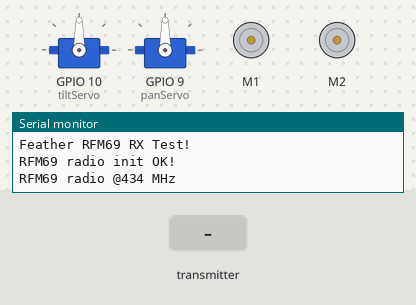
A sketch run on a simulated ESP32. Shown: 2 × servo, 2 × DC motor (green arrow = forward, orange = backward, longer = faster), the last lines printed to the serial monitor. The test bench sets the inputs (shaded band). No radio packets arrive unless stated.

Above: at 3.2 s.
3.3 s: the transmitter starts sending dataitemy = 1024
At 3.61 s:
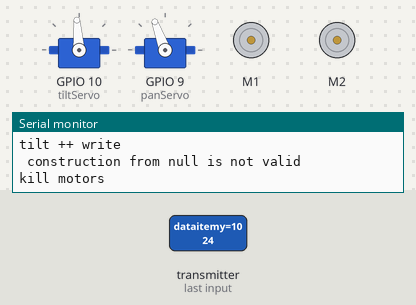
6.3 s: the transmitter starts sending dataitemx = 1024
At 6.41 s:
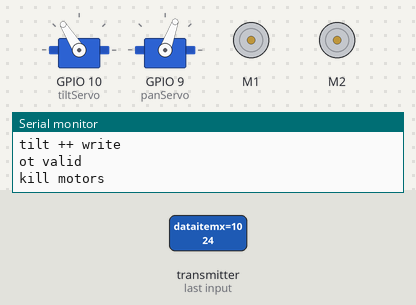
9.3 s: the transmitter starts sending dataitemx = 0
At 9.41 s:
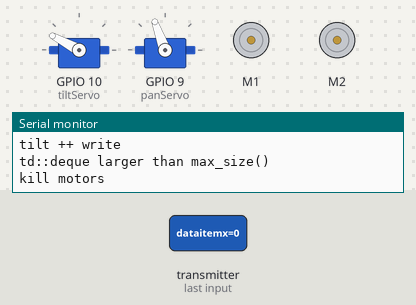
12.3 s: the transmitter starts sending dataitemx = 2048
At 13.5 s:
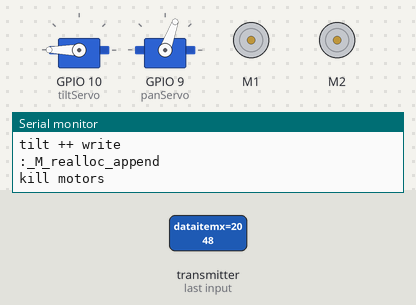
Timing chart, 0 to 50.8 s (numbered marks = the images above; inputs shaded):
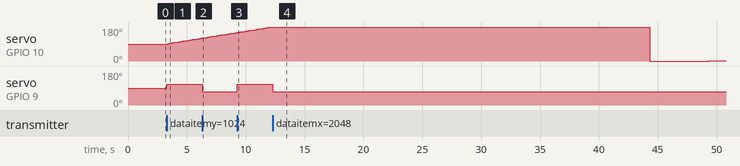

Measured:
- after the input at 3.3 s, servo on GPIO 10 (tiltServo): moves from 90° to 120° over 2.8 s, starting at once; servo on GPIO 9 (panServo): 90° → 110° at once
- after the input at 6.3 s, servo on GPIO 9 (panServo): 110° → 70° at once
- after the input at 9.3 s, servo on GPIO 9 (panServo): 70° → 110° at once
- after the input at 12.3 s, servo on GPIO 9 (panServo): 110° → 70° at once

The sketch:

Robo_RX.ino
```cpp
// rf69 demo tx rx.pde
// -*- mode: C++ -*-
// Example sketch showing how to create a simple messageing client
// with the RH_RF69 class. RH_RF69 class does not provide for addressing or
// reliability, so you should only use RH_RF69  if you do not need the higher
// level messaging abilities.
// It is designed to work with the other example rf69_server.
// Demonstrates the use of AES encryption, setting the frequency and modem
// configuration

#include <Servo.h>

#include <SPI.h>
#include <RH_RF69.h>


/************ Radio Setup ***************/

// Change to 434.0 or other frequency, must match RX's freq!
#define RF69_FREQ 434.0

#if defined (__AVR_ATmega32U4__) // Feather 32u4 w/Radio
#define RFM69_CS      8
#define RFM69_INT     7
#define RFM69_RST     4
#define LED           13
#endif

#if defined(ADAFRUIT_FEATHER_M0) // Feather M0 w/Radio
#define RFM69_CS      8
#define RFM69_INT     3
#define RFM69_RST     4
#define LED           13
#endif

#if defined (__AVR_ATmega328P__)  // Feather 328P w/wing
#define RFM69_INT     3  //
#define RFM69_CS      4  //
#define RFM69_RST     2  // "A"
#define LED           13
#endif

#if defined(ESP8266)    // ESP8266 feather w/wing
#define RFM69_CS      2    // "E"
#define RFM69_IRQ     15   // "B"
#define RFM69_RST     16   // "D"
#define LED           0
#endif

#if defined(ESP32)    // ESP32 feather w/wing
#define RFM69_RST     13   // same as LED
#define RFM69_CS      33   // "B"
#define RFM69_INT     27   // "A"
#define LED           13
#endif

/* Teensy 3.x w/wing
  #define RFM69_RST     9   // "A"
  #define RFM69_CS      10   // "B"
  #define RFM69_IRQ     4    // "C"
  #define RFM69_IRQN    digitalPinToInterrupt(RFM69_IRQ )
*/

/* WICED Feather w/wing
  #define RFM69_RST     PA4     // "A"
  #define RFM69_CS      PB4     // "B"
  #define RFM69_IRQ     PA15    // "C"
  #define RFM69_IRQN    RFM69_IRQ
*/

// Singleton instance of the radio driver
RH_RF69 rf69(RFM69_CS, RFM69_INT);

int16_t packetnum = 0;  // packet counter, we increment per xmission


typedef struct
{
  uint16_t   dataitemx;
  uint16_t   dataitemy;
  uint16_t   dataitemz;

} ControlDataStruct;


// HEAD

Servo tiltServo;  // create servo object to control a servo
Servo panServo;  // create servo object to control a servo

int pos = 90;    // variable to store the servo position

int x = 0;

int y = 0;

int z = 0;

int driving = 1; // Set to 1 so will initate stop at turn on.


////DRIVE

#include <SoftwareSerial.h>
#include <Sabertooth.h>

SoftwareSerial SWSerial(NOT_A_PIN, 11); // RX on no pin (unused), TX on pin 11 (to S1).
Sabertooth ST(128, SWSerial); // Address 128, and use SWSerial as the serial port.

// Simplifierd serial limits for each motor
#define SBT_MOTOR1_FULL_FORWARD 10
#define SBT_MOTOR1_FULL_REVERSE -10

#define SBT_MOTOR2_FULL_FORWARD 10
#define SBT_MOTOR2_FULL_REVERSE -10

void setup()
{
  Serial.begin(9600);
  SWSerial.begin(9600);

  ST.autobaud();
  //while (!Serial) { delay(1); } // wait until serial console is open, remove if not tethered to computer

  pinMode(LED, OUTPUT);
  pinMode(RFM69_RST, OUTPUT);
  digitalWrite(RFM69_RST, LOW);

  Serial.println("Feather RFM69 RX Test!");
  Serial.println();

  // manual reset
  digitalWrite(RFM69_RST, HIGH);
  delay(10);
  digitalWrite(RFM69_RST, LOW);
  delay(10);

  if (!rf69.init()) {
    Serial.println("RFM69 radio init failed");
    while (1);
  }
  Serial.println("RFM69 radio init OK!");

  // Defaults after init are 434.0MHz, modulation GFSK_Rb250Fd250, +13dbM (for low power module)
  // No encryption
  if (!rf69.setFrequency(RF69_FREQ)) {
    Serial.println("setFrequency failed");
  }

  // If you are using a high power RF69 eg RFM69HW, you *must* set a Tx power with the
  // ishighpowermodule flag set like this:
  rf69.setTxPower(20, true);  // range from 14-20 for power, 2nd arg must be true for 69HCW

  // The encryption key has to be the same as the one in the server
  uint8_t key[] = { 0x01, 0x02, 0x03, 0x04, 0x05, 0x06, 0x07, 0x08,
                    0x01, 0x02, 0x03, 0x04, 0x05, 0x06, 0x07, 0x08
                  };
  rf69.setEncryptionKey(key);

  pinMode(LED, OUTPUT);

  Serial.print("RFM69 radio @");  Serial.print((int)RF69_FREQ);  Serial.println(" MHz");


  tiltServo.attach(10);  // attaches the servo on pin 9 to the servo object
  panServo.attach(9);  // attaches the servo on pin 9 to the servo object

}


void loop() {

  // Engage Head position
  tiltServo.write(pos);

  if (rf69.available()) {
    // Should be a message for us now
    uint8_t buf[RH_RF69_MAX_MESSAGE_LEN];
    uint8_t len = sizeof(buf);


    ControlDataStruct data;
    uint8_t datalen = sizeof(data);

    if (   rf69.recv((uint8_t*)&data, &datalen)
           && datalen == sizeof(data))
    {
      // Have the data, so do something with it
      uint16_t x = data.dataitemx;
      uint16_t y = data.dataitemy;
      uint16_t z = data.dataitemz;

      if (!datalen) return;
      buf[len] = 0;
      // Some debug
      //      Serial.print("Received [");
      //      Serial.print(datalen);
      //      Serial.print("]: ");
      //  Serial.println(x);
      //      Serial.println(y);
      //      Serial.print("RSSI: ");
      //      Serial.println(rf69.lastRssi(), DEC);
      //
      if (z == 1) {
        driveCommand(x, y);
      }
      else {

        if (x != 5) {
          panHead(x);
        }
        else {
          panServo.write(90);
        }

        if (y != -1) {
          tiltHead(y);
        }
        else {
          tiltServo.write(pos);
        }
        killMotors();

      }


    }
    else {
      Serial.println("Receive failed");
    }
  }
}

// Main drive function
void driveCommand(int x, int y) {
  Serial.println("Steer ing " + x);
  //127 right
  //-127 LEFT
  if (x < -10 || x > 20 ) {
    driving = 1;
    if (x > 10) {
      turnRight();
    }
    if (x < -1) {
      turnLeft();
    }
  }
  else if (y < -10 || y > 10 ) {
    driving = 1;
    //127 full forWARD
    //-128 FULL BACK
    if (y > 10) {
      driveForward();
    }
    if (y < -10) {
      driveReverse();
    }
  }
  else {
    killMotors();
  }
}

void driveForward() { //motors fast forward
  ST.motor(1, SBT_MOTOR1_FULL_FORWARD);
  ST.motor(2, SBT_MOTOR2_FULL_FORWARD);
  Serial.println("motors fast forward");
}


void driveReverse() { //motors fast reverse
  ST.motor(1, SBT_MOTOR1_FULL_REVERSE);
  ST.motor(2, SBT_MOTOR2_FULL_REVERSE);
  Serial.println("motors fast reverse");
}

void turnLeft() { //motor 1 full reverse and motor 2 full forward to turn left
  ST.motor(1, SBT_MOTOR1_FULL_REVERSE);
  ST.motor(2, SBT_MOTOR2_FULL_FORWARD);
  Serial.println("motor 1 full reverse and motor 2 full forward to turn left");
}

void turnRight() { //motor 1 full forward and motor 2 full reverse to turn right
  ST.motor(1, SBT_MOTOR1_FULL_FORWARD);
  ST.motor(2, SBT_MOTOR2_FULL_REVERSE);
  Serial.println("motor 1 full forward and motor 2 full reverse to turn right");
}

// STOP
void killMotors() {
  if (driving == 1) {
    ST.motor(1, 0);   //kill motors for 0.5 second
    ST.motor(2, 0);   //kill motors for 0.5 second
    driving = 0;
  }
  Serial.println("kill motors ");

}


void tiltHead(int y)
{
  if (y < 179 || y > 0 ) {
    if ( y < -2) {
      pos = pos - 2;
      tiltServo.write(pos);
      Serial.println("tilt -- write ");
      Serial.println("\r\n");
      //tiltServo.write(70);              // tell servo to go to position in variable 'pos'
      delay(15);
    }
    if (y > 1 ) {
      pos = pos + 2;
      tiltServo.write(pos);
      Serial.println("tilt ++ write ");
      Serial.println("\r\n");
      // tell servo to go to position in variable 'pos'
      delay(15);
    }
  }
  Serial.println("\r\n ----" + pos);
  tiltServo.write(pos);
}


void panHead(int x)
{
  if ( x < 4) {

    Serial.println("y write less than5 ");
    Serial.println("\r\n");
    panServo.write(110);              // tell servo to go to position in variable 'pos'
    delay(15);
  }
  else if (x > 6 ) {

    Serial.println("y write ");
    Serial.println("\r\n");
    panServo.write(70);              // tell servo to go to position in variable 'pos'
    delay(15);
  }
  else {
    Serial.println("no write 5 ");
    // panServo.write(90);              // tell servo to go to position in variable 'pos'
  }
}


void Blink(byte PIN, byte DELAY_MS, byte loops) {
  for (byte i = 0; i < loops; i++)  {
    digitalWrite(PIN, HIGH);
    delay(DELAY_MS);
    digitalWrite(PIN, LOW);
    delay(DELAY_MS);
  }
}
```
